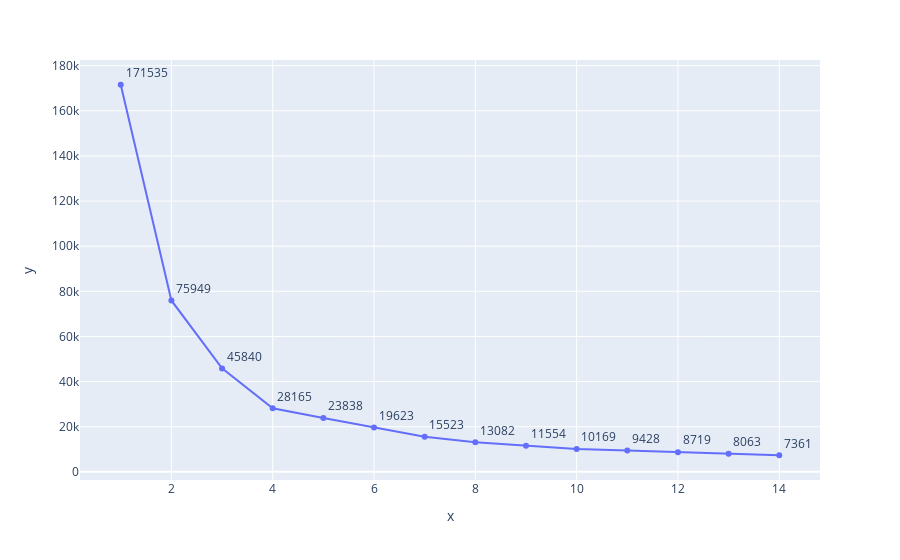

Notebook code for this chart:
### Code cell
fig = px.line(
    x=np.arange(1, 15),
    y=inertia,
    markers=True,
    text=list(map(int, inertia)),
    labels={"X": "Number of Clusters", "Y": "Interia Generated"},
)

fig.update_traces(textposition="top right")

fig.show()

### Figure 1 — Plotly figure (JSON) as saved in the notebook; plotly's stock layout.template omitted (floating-point values rounded to 4 significant figures)
{"data": [{"hovertemplate": "x=%{x}<br>y=%{y}<br>text=%{text}<extra></extra>", "legendgroup": "", "line": {"color": "#636efa", "dash": "solid"}, "marker": {"symbol": "circle"}, "mode": "markers+lines+text", "name": "", "orientation": "v", "showlegend": false, "text": [171535, 75949, 45840, 28165, 23838, 19623, 15523, 13082, 11554, 10169, 9428, 8719, 8063, 7361], "textposition": "top right", "type": "scatter", "x": [1, 2, 3, 4, 5, 6, 7, 8, 9, 10, 11, 12, 13, 14], "xaxis": "x", "y": [171500.0, 75950.0, 45840.0, 28170.0, 23840.0, 19620.0, 15520.0, 13080.0, 11550.0, 10170.0, 9429.0, 8719.0, 8063.0, 7362.0], "yaxis": "y"}], "layout": {"legend": {"tracegroupgap": 0}, "margin": {"t": 60}, "xaxis": {"anchor": "y", "domain": [0, 1], "title": {"text": "x"}}, "yaxis": {"anchor": "x", "domain": [0, 1], "title": {"text": "y"}}}}
